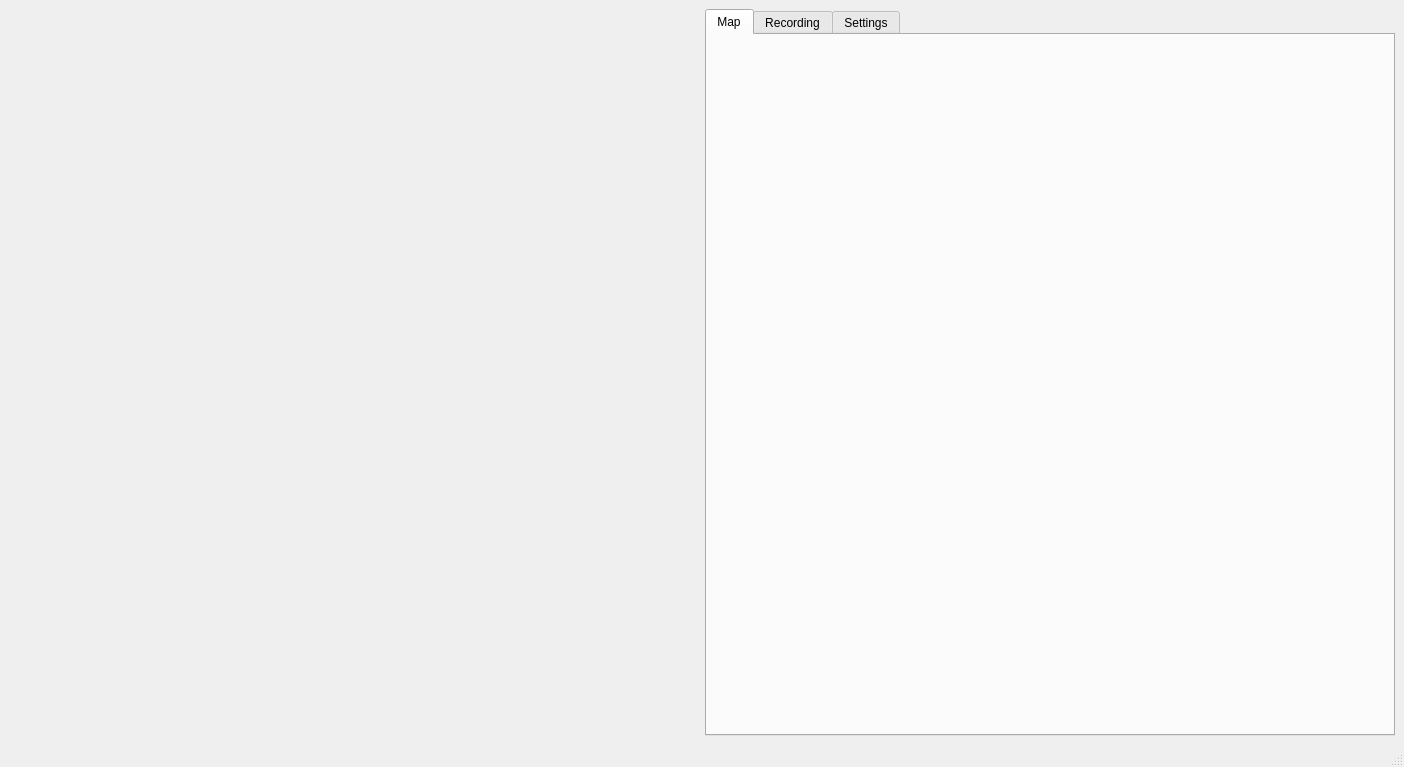
<?xml version="1.0" encoding="UTF-8"?>
<ui version="4.0">
 <class>main_window</class>
 <widget class="QMainWindow" name="main_window">
  <property name="geometry">
   <rect>
    <x>0</x>
    <y>0</y>
    <width>1404</width>
    <height>767</height>
   </rect>
  </property>
  <property name="minimumSize">
   <size>
    <width>0</width>
    <height>0</height>
   </size>
  </property>
  <property name="windowTitle">
   <string>MSL Sim</string>
  </property>
  <widget class="QWidget" name="centralwidget">
   <layout class="QGridLayout" name="gridLayout">
    <item row="0" column="0" rowspan="3">
     <widget class="PlotWidget" name="plot_widget" native="true">
      <property name="sizePolicy">
       <sizepolicy hsizetype="Preferred" vsizetype="Preferred">
        <horstretch>0</horstretch>
        <verstretch>0</verstretch>
       </sizepolicy>
      </property>
      <property name="minimumSize">
       <size>
        <width>500</width>
        <height>500</height>
       </size>
      </property>
      <zorder>tabWidget</zorder>
      <zorder>tabWidget</zorder>
     </widget>
    </item>
    <item row="0" column="1" rowspan="3">
     <widget class="QTabWidget" name="tabWidget">
      <property name="sizePolicy">
       <sizepolicy hsizetype="Minimum" vsizetype="Minimum">
        <horstretch>0</horstretch>
        <verstretch>2</verstretch>
       </sizepolicy>
      </property>
      <property name="tabShape">
       <enum>QTabWidget::Rounded</enum>
      </property>
      <property name="currentIndex">
       <number>0</number>
      </property>
      <property name="usesScrollButtons">
       <bool>false</bool>
      </property>
      <widget class="QWidget" name="tabWidgetPage2" native="true">
       <attribute name="title">
        <string>Map</string>
       </attribute>
      </widget>
      <widget class="QWidget" name="tab_3">
       <attribute name="title">
        <string>Recording</string>
       </attribute>
      </widget>
      <widget class="QWidget" name="settings" native="true">
       <attribute name="title">
        <string>Settings</string>
       </attribute>
       <layout class="QGridLayout" name="gridLayout_4">
        <item row="3" column="0">
         <widget class="LaserWidget" name="laser_widget" native="true">
          <property name="sizePolicy">
           <sizepolicy hsizetype="Preferred" vsizetype="Preferred">
            <horstretch>0</horstretch>
            <verstretch>0</verstretch>
           </sizepolicy>
          </property>
          <property name="minimumSize">
           <size>
            <width>400</width>
            <height>0</height>
           </size>
          </property>
          <property name="maximumSize">
           <size>
            <width>400</width>
            <height>16777215</height>
           </size>
          </property>
         </widget>
        </item>
        <item row="1" column="0">
         <widget class="RobotWidget" name="robot_widget" native="true">
          <property name="minimumSize">
           <size>
            <width>400</width>
            <height>0</height>
           </size>
          </property>
          <property name="maximumSize">
           <size>
            <width>400</width>
            <height>16777215</height>
           </size>
          </property>
          <zorder>laser_widget</zorder>
          <zorder>plot_widget</zorder>
          <zorder>widget</zorder>
          <zorder>widget</zorder>
         </widget>
        </item>
        <item row="2" column="0">
         <widget class="OdometryWidget" name="widget" native="true">
          <property name="minimumSize">
           <size>
            <width>400</width>
            <height>0</height>
           </size>
          </property>
          <property name="maximumSize">
           <size>
            <width>400</width>
            <height>16777215</height>
           </size>
          </property>
         </widget>
        </item>
        <item row="4" column="0">
         <layout class="QHBoxLayout" name="horizontalLayout">
          <item>
           <widget class="QPushButton" name="load_settings_button">
            <property name="text">
             <string>Load settings...</string>
            </property>
           </widget>
          </item>
          <item>
           <widget class="QPushButton" name="save_settings_button">
            <property name="text">
             <string>Save settings...</string>
            </property>
           </widget>
          </item>
         </layout>
        </item>
       </layout>
      </widget>
     </widget>
    </item>
   </layout>
  </widget>
  <widget class="QMenuBar" name="menubar">
   <property name="geometry">
    <rect>
     <x>0</x>
     <y>0</y>
     <width>1404</width>
     <height>22</height>
    </rect>
   </property>
  </widget>
  <widget class="QStatusBar" name="statusbar"/>
 </widget>
 <customwidgets>
  <customwidget>
   <class>PlotWidget</class>
   <extends>QWidget</extends>
   <header>sim.controller.plotting</header>
   <container>1</container>
  </customwidget>
  <customwidget>
   <class>LaserWidget</class>
   <extends>QWidget</extends>
   <header>sim.controller.laser</header>
   <container>1</container>
  </customwidget>
  <customwidget>
   <class>RobotWidget</class>
   <extends>QWidget</extends>
   <header>sim.controller.robot</header>
   <container>1</container>
  </customwidget>
  <customwidget>
   <class>OdometryWidget</class>
   <extends>QWidget</extends>
   <header>sim.controller.odometry</header>
   <container>1</container>
  </customwidget>
 </customwidgets>
 <resources/>
 <connections/>
</ui>
